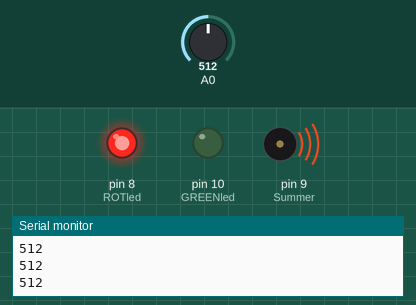
This sketch was run on a simulated Arduino Uno, built with avr-gcc and run on an emulated ATmega328P. Parts: output pins drawn as LEDs (lit = HIGH), buzzer (waves = sounding), the last lines printed to the serial monitor. The test bench sets the inputs (shaded band); at power-on: A0 = 512.

Above: at 0.9 s.
1.3 s: A0 set to 585
4.3 s: A0 set to 618
At 5.1 s:
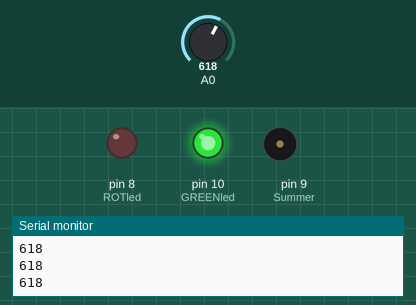
5.9 s: A0 set to 590
At 6.0 s:
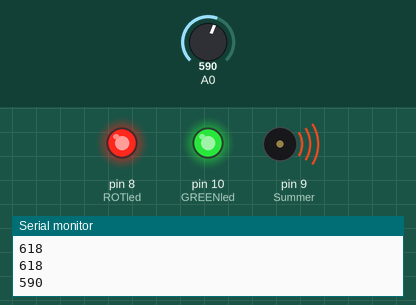
8.9 s: A0 set to 610
At 9.0 s:
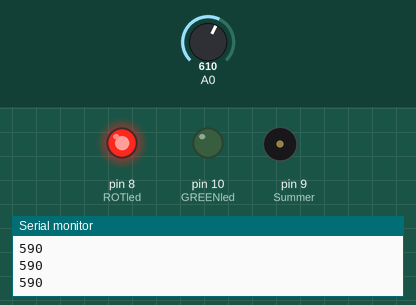
10.6 s: A0 set to 511
At 10.9 s:
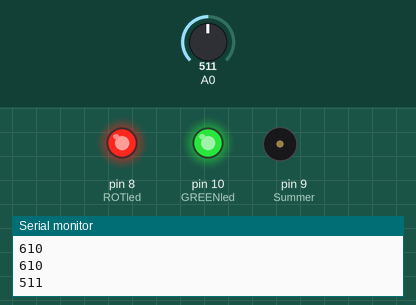
Timing chart, 0 to 14.6 s (numbered marks = the images above; inputs shaded):
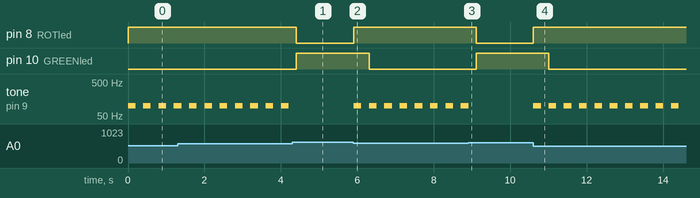

Measured:
- the behaviour switches between 599 and 600 on A0 (found by bisection; images 0 and 1)
- after the input at 4.3 s, pin 8 (ROTled): HIGH → LOW after 0.10 s; pin 10 (GREENled): LOW → HIGH after 0.10 s; tone on pin 9 (Summer): stops changing and stays silent
- after the input at 5.9 s, pin 8 (ROTled): LOW → HIGH at once; pin 10 (GREENled): HIGH → LOW after 0.41 s; tone on pin 9 (Summer): alternates 100 Hz for 0.20 s and silent for 0.20 s, starting at once
- after the input at 8.9 s, pin 8 (ROTled): HIGH → LOW after 0.21 s; pin 10 (GREENled): LOW → HIGH after 0.21 s; tone on pin 9 (Summer): goes on until 8.9 s, then stays silent
- after the input at 10.6 s, pin 8 (ROTled): LOW → HIGH at once; pin 10 (GREENled): HIGH → LOW after 0.41 s; tone on pin 9 (Summer): alternates 100 Hz for 0.20 s and silent for 0.20 s, starting at once
- by itself, tone on pin 9 (Summer): alternates 100 Hz for 0.20 s and silent for 0.20 s

The sketch:

04_04_22_phtowiderstadnd_munir.ino
```cpp
int ROTled= 8;
int GREENled= 10;
int lux;
int Summer= 9;


void setup()
{
Serial.begin(9600);
pinMode(ROTled,OUTPUT);
pinMode(GREENled,OUTPUT);
pinMode(Summer,OUTPUT);
}

void loop()
{
lux=analogRead(0);
Serial.println(lux);
if(lux <600)
{
digitalWrite(ROTled,HIGH);
tone(Summer,100);
delay(200);
noTone(Summer);
delay(200);
digitalWrite(GREENled,LOW);

}
else
{
digitalWrite(ROTled,LOW);
digitalWrite(GREENled,HIGH);
}
}
```
